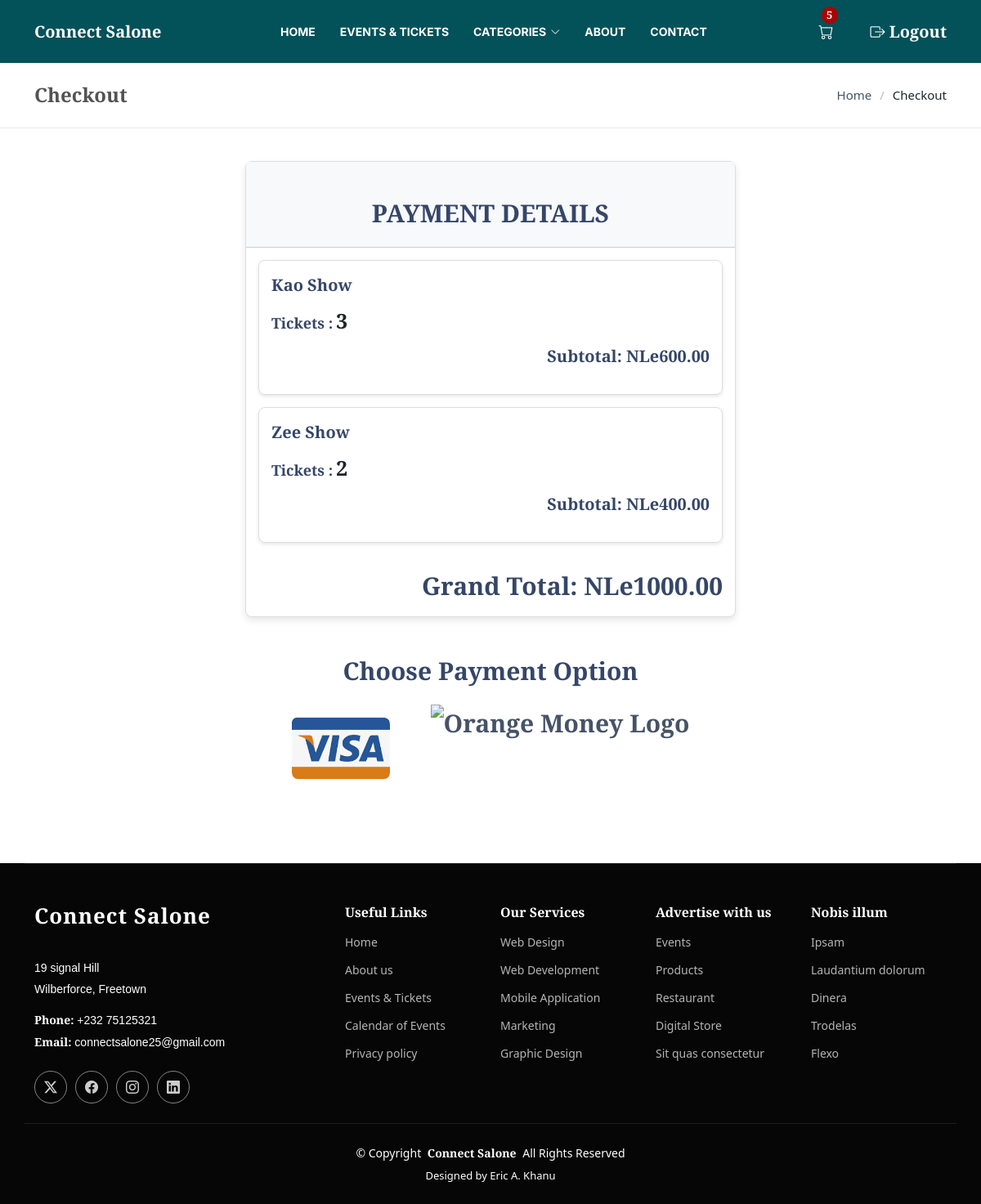
The app's page /checkout/ (signed in), older data.
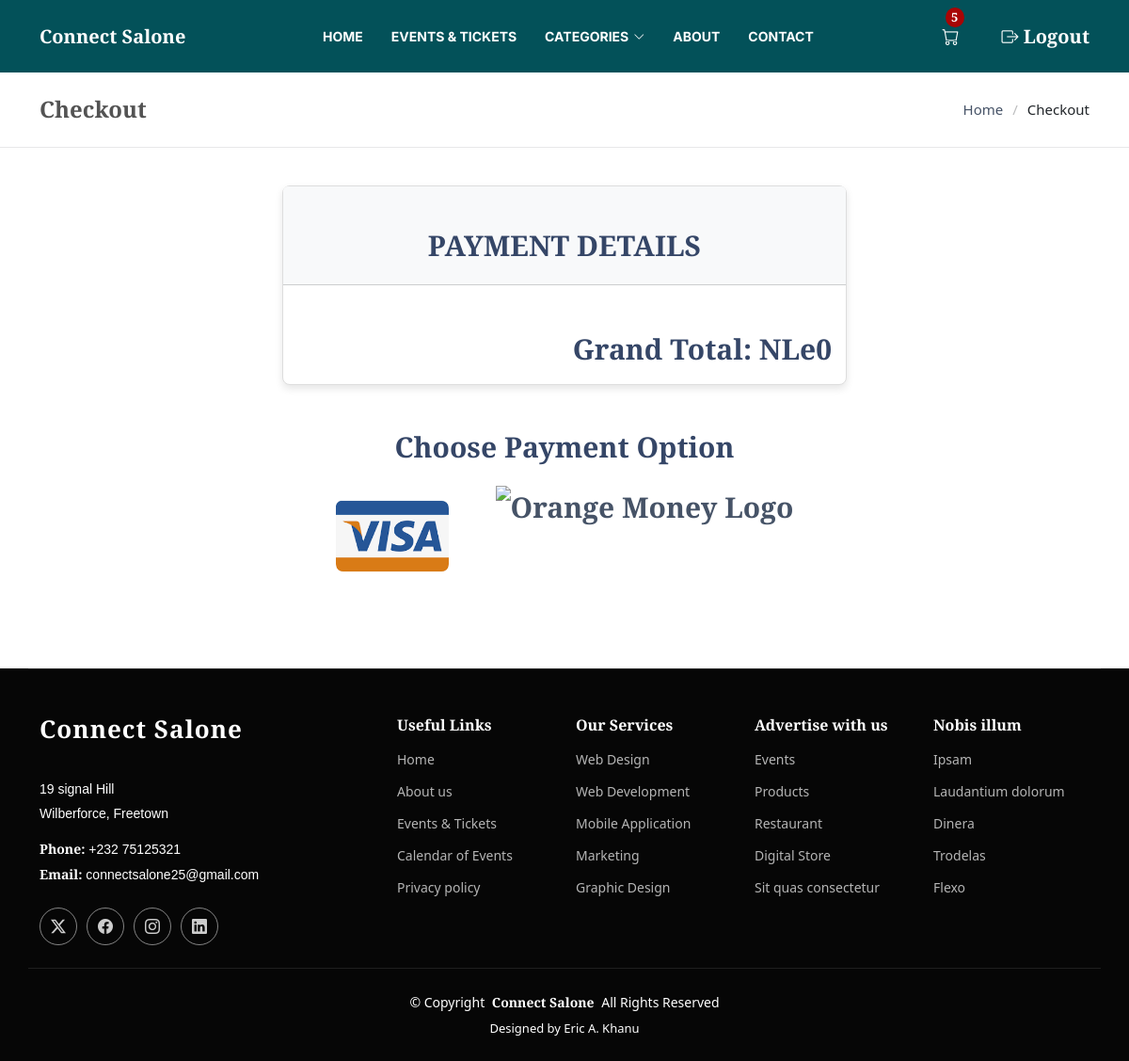
The same page, newer data.
### events/models.py (models this page shows, shortened)
class Event(models.Model):
    event_name = models.CharField(max_length=200)
    event_description = models.TextField()
    event_type = models.CharField(
        max_length=100,
        choices=[('concert', 'Concert'), ('conference', 'Conference'), ('sports', 'Sports'), ('theatre', 'Theatre')]
    )
    event_date = models.DateTimeField()
    event_location = models.CharField(max_length=255)
    event_status = models.CharField(
        max_length=20,
        choices=[('upcoming', 'Upcoming'), ('sold_out', 'Sold Out'), ('canceled', 'Canceled'), ('normal', 'Normal')],
        default='upcoming'
    )
    event_image = models.ImageField(upload_to='event_images/', null=True, blank=True)
    early_bird_price = models.DecimalField(max_digits=10, decimal_places=2)
    normal_price = models.DecimalField(max_digits=10, decimal_places=2)
    early_bird_end = models.DateTimeField(null=True, blank=True)
    video_url = models.URLField(max_length=500, null=True, blank=True)
    video_file = models.FileField(upload_to='event_videos/', null=True, blank=True)
    event_logo = models.ImageField(upload_to='event_logos/', null=True, blank=True)
    event_created_at = models.DateTimeField(auto_now_add=True)
    event_updated_at = models.DateTimeField(auto_now=True)
    sponsorers = models.ManyToManyField(Sponsorer, related_name="events", blank=True)
    view_count = models.PositiveIntegerField(default=0)  # Corrected
    def get_ticket_price(self):
        if self.early_bird_end and timezone.now() < self.early_bird_end:
            return self.early_bird_price
        return self.normal_price or 0  # Default to 0 if no price is set
    class Meta:
        verbose_name = 'Event'
        verbose_name_plural = 'Events'

### events/views.py (the view)
# urls.py: path('checkout/', checkout_page, name='checkout'),
def checkout_page(request):
    events_in_cart = []
    total_price = 0
    cart_count = 0
    if request.user.is_authenticated:
        cart = Cart.objects.filter(user=request.user, is_paid=False).first()
        if cart:
            cart_count = cart.cart_count
            cart_items = CartItem.objects.filter(cart=cart)
            for item in cart_items:
                event = item.event
                quantity = item.quantity
                ticket_price = event.get_ticket_price()  # Get ticket price
                subtotal = ticket_price * quantity
                events_in_cart.append({
                    'event': event,
                    'quantity': quantity,
                    'subtotal': subtotal,
                    'total': subtotal,  # You may want to calculate this properly if applicable
                })
                total_price += subtotal
    context = {
        'cart_count': cart_count,
        'events_in_cart': events_in_cart,
        'total_price': total_price,
    }
    return render(request, 'events/checkout_page.html', context)

### events/templates/events/checkout_page.html (shortened to what this page needs)
{% extends "events/base.html" %} {% load static %} {% block content %}
<main class="main">
  <div class="page-title">
    <div class="container d-lg-flex justify-content-between align-items-center">
      <h1 class="mb-2 mb-lg-0">Checkout</h1>
      <nav class="breadcrumbs">
        <ol>
          <li><a href="index.html">Home</a></li>
          <li class="current">Checkout</li>
        </ol>
      </nav>
    </div>
  </div>
  <section id="about" class="checkout section">
    <div class="container">
      <div class="card mb-5">
        <div class="card-header">
          <h4 class="payment-deatil">PAYMENT DETAILS</h4>
        </div>
        <div class="card-body">
          {% for event_data in events_in_cart %}
          <div class="event-card">
            <ul>
              <li class="event-name">{{ event_data.event.event_name }}</li>
              <li>
                <span class="event-ticket-number">Tickets :</span>
                <span class="event-tickets">{{ event_data.quantity }}</span>
              </li>
              <li class="event-subtotal">
                <strong>Subtotal:</strong> NLe{{ event_data.subtotal }}
              </li>
            </ul>
          </div>
          {% endfor %}
          <div class="grand-total">
            <strong>Grand Total:</strong> NLe{{ total_price }}
          </div>
        </div>
      </div>
      <div class="payment-option">
        <h2 class="payment-option">Choose Payment Option</h2>
        <div class="payment-logo">
          <a href="3"
            ><img
              src="{% static 'assets/img/visa-logo.png' %}"
              alt="Visa Logo"
              class="payment-img"
          /></a>
          <a href="{% url 'orange_payment' %}"
            ><img
              src="{% static 'assets/img/orange-money.png' %}"
              alt="Orange Money Logo"
              class="payment-img"
          /></a>
        </div>
      </div>
    </div>
  </section>
</main>
{% endblock %}

Row changes from the older to the newer data that the page shows:
removed Event: event.event_name "Kao Show", quantity "3", subtotal "600.00"
no longer on this page (row edited): Event: event.event_name "Zee Show", quantity "2", subtotal "400.00"
Text that changed along with them:
{{ total_price }}: "1000.00" → "0"
